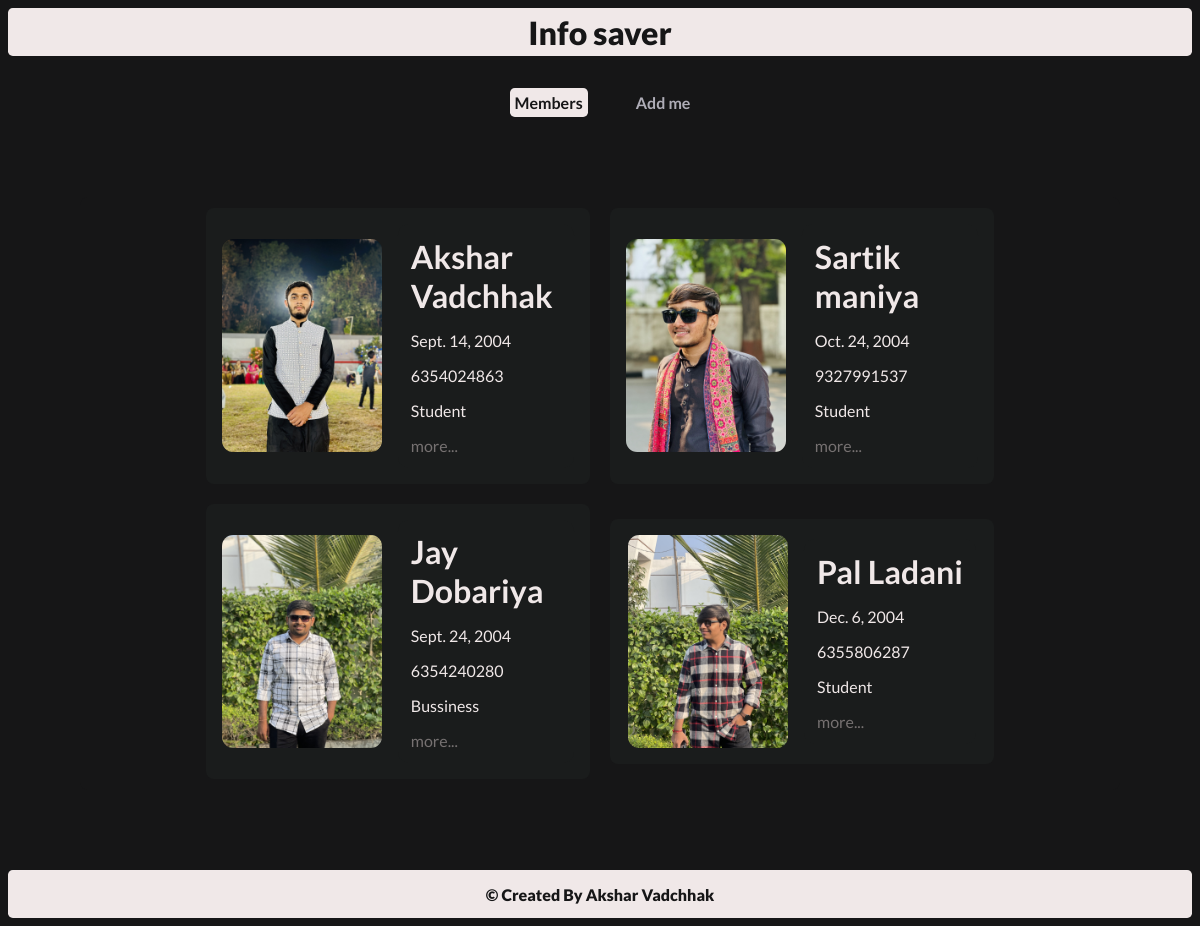
The page / on the database its author committed.
### info/models.py (models this page shows, shortened)
class Info(models.Model):
    name = models.CharField(max_length=100)
    image = models.ImageField(upload_to='infos/')
    dob = models.DateField()
    phone = models.CharField(max_length=15)
    adress = models.TextField()
    NativePlace = models.CharField(max_length=100)
    occuppation = models.CharField(max_length=100)
    study = models.CharField(max_length=100)
    school = models.CharField(max_length=100)
    university = models.CharField(max_length=100)
    degree = models.CharField(max_length=100)
    description = models.TextField()
    addDate = models.DateTimeField(default=timezone.now)

### info/views.py (the view)
# urls.py: path('', include('info.urls'))
def info(request):
    infos = Info.objects.all()
    return render(request, 'info.html', {'infos':infos})

### info/templates/info.html (shortened to what this page needs)
{% extends "base.html" %}
{% block activeURL %}active{% endblock %}
{% block unactiveURL %}unactive{% endblock %}
{% block contant %}
<div class='allInfoMain'>
{% for info in infos %}
    <div class='cart cartColorGray'>
            <img src="{{info.image.url}}" alt="" class='cartImage cartColorGray' alt='Profile pic'>
        <div class='cartInformation cartColorGray'>
            <span class='cartName cartColorGray'>{{info.name}}</span>
            <span class='carInfo cartColorGray'>{{info.dob}}</span>
            <span class='carInfo cartColorGray'>{{info.phone}}</span>
            <span class='carInfo cartColorGray'>{{info.occuppation}}</span>
            <a href={% url "InfoDetails" info.id %} class='carInfo cartColorGray' style='color:rgb(118, 113, 113);'>more...</a>
        </div>
    </div>
{% endfor %}
</div>
{% endblock %}

### templates/base.html (shortened to what this page needs)
{% load static %}
<!DOCTYPE html>
<html lang="en">
<head>
    <link rel="stylesheet" href={% static "sytle.css" %}>
</head>
<body>
    <nav>
        <div class='navbar'>
            Info saver
        </div>
    </nav>
    <div>
        <div class='links'>
            <a href={% url "info" %} class={% block activeURL %}{% endblock %}>Members</a>
            <a href={% url "addinfo" %} class={% block unactiveURL %}{% endblock %}>Add me</a>
        </div>
    </div>
    {% block contant %}
    {% endblock %}
    <footer>
        <div class='footer'>
            &copy; Created By  Akshar Vadchhak
        </div>
    </footer>
</body>
</html>

### static/sytle.css (style rules this page uses)
* { margin: 0; padding: 0; font-family: "Lato", serif; background: #161617; color: #f0e8e8; }
.navbar { background: #f0e8e8; color: #161617; height: 3rem; margin: .5rem; display: flex; justify-content: center; align-items: center; font-size: 2rem; font-weight: 900; border: none; border-radius: .3rem; }
.footer { background: #f0e8e8; color: #161617; height: 3rem; margin: .5rem; display: flex; justify-content: center; align-items: center; font-size: 1rem; font-weight: 900; border: none; border-radius: .3rem; }
.links { display: flex; justify-content: center; align-items: center; gap: 3rem ; margin-top: 2rem; font-weight: 600; }
a { text-decoration: none; }
.active { color: #161617; background: #f0e8e8; padding: 5px; border: none; border-radius: .3rem; }
.unactive { color: #afadb7; }
.allInfoMain { margin: 5rem; height: auto; padding: 1px; display: flex; justify-content: center; align-items: center; flex-wrap: wrap; border: none; border-radius: .5rem; }
.cart { margin: 10px; display: flex; justify-content: center; align-items: center; width: 22rem; gap: 1rem; padding: 1rem; border: none; border-radius: .5rem; background-color: #1a1c1c; }
.cartColorGray { background-color: #1a1c1c; }
.cartImage { max-width: 10rem; max-height: 17rem; border: none; border-radius: .7rem; }
.cartInformation { display: flex; justify-content: center; flex-direction: column; padding: .8rem; gap: 1rem; border-radius: .7rem; }
.cartName { font-size: 2rem; font-weight: 600; }
.carInfo { font-weight: 400; }

### rows shown on the page
Info: image (picture), name "Akshar Vadchhak", dob "Sept. 14, 2004", phone "6354024863", occuppation "Student"
Info: image (picture), name "Sartik maniya", dob "Oct. 24, 2004", phone "9327991537", occuppation "Student"
Info: image (picture), name "Jay Dobariya", dob "Sept. 24, 2004", phone "6354240280", occuppation "Bussiness"
Info: image (picture), name "Pal Ladani", dob "Dec. 6, 2004", phone "6355806287", occuppation "Student"
